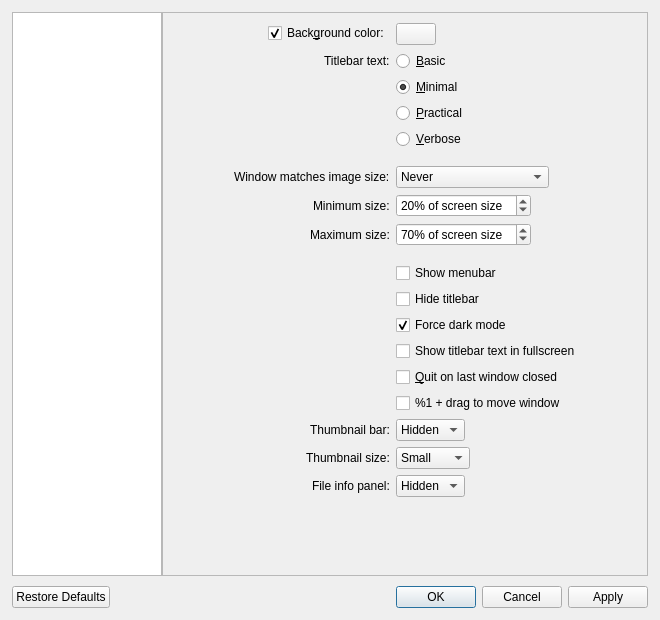
<?xml version="1.0" encoding="UTF-8"?>
<ui version="4.0">
 <class>QVOptionsDialog</class>
 <widget class="QDialog" name="QVOptionsDialog">
  <property name="windowModality">
   <enum>Qt::NonModal</enum>
  </property>
  <property name="geometry">
   <rect>
    <x>0</x>
    <y>0</y>
    <width>660</width>
    <height>620</height>
   </rect>
  </property>
  <property name="minimumSize">
   <size>
    <width>600</width>
    <height>400</height>
   </size>
  </property>
  <property name="windowTitle">
   <string>Settings</string>
  </property>
  <layout class="QVBoxLayout" name="verticalLayout">
   <property name="spacing">
    <number>10</number>
   </property>
   <property name="leftMargin">
    <number>12</number>
   </property>
   <property name="topMargin">
    <number>12</number>
   </property>
   <property name="rightMargin">
    <number>12</number>
   </property>
   <property name="bottomMargin">
    <number>12</number>
   </property>
   <item>
    <layout class="QHBoxLayout" name="horizontalLayout">
     <property name="spacing">
      <number>0</number>
     </property>
     <item>
      <widget class="QListWidget" name="categoryList">
       <property name="maximumSize">
        <size>
         <width>150</width>
         <height>16777215</height>
        </size>
       </property>
       <property name="horizontalScrollBarPolicy">
        <enum>Qt::ScrollBarAlwaysOff</enum>
       </property>
      </widget>
     </item>
     <item>
      <widget class="QStackedWidget" name="stackedWidget">
       <property name="currentIndex">
        <number>0</number>
       </property>
       <widget class="QScrollArea" name="windowScrollArea">
        <property name="widgetResizable">
         <bool>true</bool>
        </property>
        <widget class="QWidget" name="window">
         <property name="geometry">
          <rect>
           <x>0</x>
           <y>0</y>
           <width>482</width>
           <height>360</height>
          </rect>
         </property>
         <property name="sizePolicy">
          <sizepolicy hsizetype="Preferred" vsizetype="Fixed">
           <horstretch>0</horstretch>
           <verstretch>0</verstretch>
          </sizepolicy>
         </property>
         <layout class="QFormLayout" name="windowLayout">
          <property name="fieldGrowthPolicy">
           <enum>QFormLayout::FieldsStayAtSizeHint</enum>
          </property>
          <property name="labelAlignment">
           <set>Qt::AlignRight|Qt::AlignTrailing|Qt::AlignVCenter</set>
          </property>
          <property name="formAlignment">
           <set>Qt::AlignHCenter|Qt::AlignTop</set>
          </property>
          <property name="leftMargin">
           <number>10</number>
          </property>
          <property name="topMargin">
           <number>10</number>
          </property>
          <property name="rightMargin">
           <number>10</number>
          </property>
          <property name="bottomMargin">
           <number>10</number>
          </property>
          <item row="0" column="0">
           <widget class="QCheckBox" name="bgColorCheckbox">
            <property name="text">
             <string>Back&amp;ground color:</string>
            </property>
            <property name="checked">
             <bool>true</bool>
            </property>
           </widget>
          </item>
          <item row="0" column="1">
           <widget class="QPushButton" name="bgColorButton">
            <property name="focusPolicy">
             <enum>Qt::NoFocus</enum>
            </property>
           </widget>
          </item>
          <item row="1" column="0">
           <widget class="QLabel" name="label">
            <property name="toolTip">
             <string>Changes the amount of information displayed in the titlebar</string>
            </property>
            <property name="text">
             <string>Titlebar text:</string>
            </property>
           </widget>
          </item>
          <item row="1" column="1">
           <widget class="QRadioButton" name="titlebarRadioButton0">
            <property name="text">
             <string>&amp;Basic</string>
            </property>
           </widget>
          </item>
          <item row="2" column="1">
           <widget class="QRadioButton" name="titlebarRadioButton1">
            <property name="text">
             <string>&amp;Minimal</string>
            </property>
            <property name="checked">
             <bool>true</bool>
            </property>
           </widget>
          </item>
          <item row="3" column="1">
           <widget class="QRadioButton" name="titlebarRadioButton2">
            <property name="text">
             <string>&amp;Practical</string>
            </property>
           </widget>
          </item>
          <item row="4" column="1">
           <widget class="QRadioButton" name="titlebarRadioButton3">
            <property name="text">
             <string>&amp;Verbose</string>
            </property>
           </widget>
          </item>
          <item row="5" column="1">
           <spacer name="horizontalSpacer_4">
            <property name="orientation">
             <enum>Qt::Horizontal</enum>
            </property>
            <property name="sizeHint" stdset="0">
             <size>
              <width>40</width>
              <height>5</height>
             </size>
            </property>
           </spacer>
          </item>
          <item row="6" column="0">
           <widget class="QLabel" name="label_6">
            <property name="toolTip">
             <string>Control when the window should resize to fit the image's actual size</string>
            </property>
            <property name="text">
             <string>Window matches image size:</string>
            </property>
           </widget>
          </item>
          <item row="6" column="1">
           <widget class="QComboBox" name="windowResizeComboBox">
            <property name="toolTip">
             <string>Control when the window should resize to fit the image's actual size</string>
            </property>
            <property name="currentIndex">
             <number>0</number>
            </property>
            <item>
             <property name="text">
              <string>Never</string>
             </property>
            </item>
            <item>
             <property name="text">
              <string>When launching</string>
             </property>
            </item>
            <item>
             <property name="text">
              <string>When opening images</string>
             </property>
            </item>
           </widget>
          </item>
          <item row="7" column="0">
           <widget class="QLabel" name="minWindowResizeLabel">
            <property name="text">
             <string>Minimum size:</string>
            </property>
           </widget>
          </item>
          <item row="7" column="1">
           <widget class="QSpinBox" name="minWindowResizeSpinBox">
            <property name="toolTip">
             <string>Control the minimum size that the window should reach when matching the image's actual size</string>
            </property>
            <property name="suffix">
             <string>% of screen size</string>
            </property>
            <property name="minimum">
             <number>0</number>
            </property>
            <property name="maximum">
             <number>100</number>
            </property>
            <property name="singleStep">
             <number>5</number>
            </property>
            <property name="value">
             <number>20</number>
            </property>
           </widget>
          </item>
          <item row="8" column="0">
           <widget class="QLabel" name="maxWindowResizeLabel">
            <property name="toolTip">
             <string>Control the maximum size that the window should reach when matching the image's actual size</string>
            </property>
            <property name="text">
             <string>Maximum size:</string>
            </property>
           </widget>
          </item>
          <item row="8" column="1">
           <widget class="QSpinBox" name="maxWindowResizeSpinBox">
            <property name="toolTip">
             <string>Control the maximum size that the window should reach when matching the image's actual size</string>
            </property>
            <property name="suffix">
             <string>% of screen size</string>
            </property>
            <property name="minimum">
             <number>0</number>
            </property>
            <property name="maximum">
             <number>100</number>
            </property>
            <property name="singleStep">
             <number>5</number>
            </property>
            <property name="value">
             <number>70</number>
            </property>
           </widget>
          </item>
          <item row="9" column="1">
           <spacer name="horizontalSpacer_3">
            <property name="orientation">
             <enum>Qt::Horizontal</enum>
            </property>
            <property name="sizeHint" stdset="0">
             <size>
              <width>40</width>
              <height>5</height>
             </size>
            </property>
           </spacer>
          </item>
          <item row="10" column="1">
           <widget class="QCheckBox" name="menubarCheckbox">
            <property name="text">
             <string>Show menubar</string>
            </property>
           </widget>
          </item>
          <item row="11" column="1">
           <widget class="QCheckBox" name="hideTitlebarCheckbox">
            <property name="toolTip">
             <string extracomment="Hide the titlebar and only show the window controls"/>
            </property>
            <property name="text">
             <string>Hide titlebar</string>
            </property>
           </widget>
          </item>
          <item row="12" column="1">
           <widget class="QCheckBox" name="forceDarkModeCheckbox">
            <property name="toolTip">
             <string>Choose whether or not the titlebar should always be dark regardless of your chosen macOS appearance</string>
            </property>
            <property name="text">
             <string>Force dark mode</string>
            </property>
            <property name="checked">
             <bool>true</bool>
            </property>
           </widget>
          </item>
          <item row="13" column="1">
           <widget class="QCheckBox" name="detailsInFullscreen">
            <property name="toolTip">
             <string>Choose whether or not to display the titlebar text while in fullscreen</string>
            </property>
            <property name="text">
             <string>Show titlebar text in fullscreen</string>
            </property>
           </widget>
          </item>
          <item row="14" column="1">
           <widget class="QCheckBox" name="quitOnLastWindowCheckbox">
            <property name="text">
             <string>&amp;Quit on last window closed</string>
            </property>
           </widget>
          </item>
          <item row="15" column="1">
           <widget class="QCheckBox" name="ctrlDragCheckbox">
            <property name="toolTip">
             <string>Enable %1 + drag to move the window</string>
            </property>
            <property name="text">
             <string>%1 + drag to move window</string>
            </property>
            <property name="checked">
             <bool>false</bool>
            </property>
           </widget>
          </item>
          <item row="16" column="0">
           <widget class="QLabel" name="thumbnailBarLabel">
            <property name="toolTip">
             <string>Choose the position of the thumbnail bar, or hide it entirely</string>
            </property>
            <property name="text">
             <string>Thumbnail bar:</string>
            </property>
           </widget>
          </item>
          <item row="16" column="1">
           <widget class="QComboBox" name="thumbnailBarComboBox">
            <property name="toolTip">
             <string>Choose the position of the thumbnail bar, or hide it entirely</string>
            </property>
            <item>
             <property name="text">
              <string>Hidden</string>
             </property>
            </item>
            <item>
             <property name="text">
              <string>Bottom</string>
             </property>
            </item>
            <item>
             <property name="text">
              <string>Left</string>
             </property>
            </item>
           </widget>
          </item>
          <item row="17" column="0">
           <widget class="QLabel" name="thumbnailBarSizeLabel">
            <property name="toolTip">
             <string>Choose the size of thumbnails in the thumbnail bar</string>
            </property>
            <property name="text">
             <string>Thumbnail size:</string>
            </property>
           </widget>
          </item>
          <item row="17" column="1">
           <widget class="QComboBox" name="thumbnailBarSizeComboBox">
            <property name="toolTip">
             <string>Choose the size of thumbnails in the thumbnail bar</string>
            </property>
            <item>
             <property name="text">
              <string>Small</string>
             </property>
            </item>
            <item>
             <property name="text">
              <string>Medium</string>
             </property>
            </item>
            <item>
             <property name="text">
              <string>Large</string>
             </property>
            </item>
           </widget>
          </item>
          <item row="18" column="0">
           <widget class="QLabel" name="fileInfoPanelLabel">
            <property name="toolTip">
             <string>Choose whether file info stays beside the image, or hide it entirely</string>
            </property>
            <property name="text">
             <string>File info panel:</string>
            </property>
           </widget>
          </item>
          <item row="18" column="1">
           <widget class="QComboBox" name="fileInfoPanelComboBox">
            <property name="toolTip">
             <string>Choose whether file info stays beside the image, or hide it entirely</string>
            </property>
            <item>
             <property name="text">
              <string>Hidden</string>
             </property>
            </item>
            <item>
             <property name="text">
              <string>Right</string>
             </property>
            </item>
            <item>
             <property name="text">
              <string>Bottom</string>
             </property>
            </item>
           </widget>
          </item>
         </layout>
        </widget>
       </widget>
       <widget class="QScrollArea" name="imageScrollArea">
        <property name="widgetResizable">
         <bool>true</bool>
        </property>
        <widget class="QWidget" name="image">
         <property name="geometry">
          <rect>
           <x>0</x>
           <y>0</y>
           <width>482</width>
           <height>297</height>
          </rect>
         </property>
         <property name="sizePolicy">
          <sizepolicy hsizetype="Preferred" vsizetype="Fixed">
           <horstretch>0</horstretch>
           <verstretch>0</verstretch>
          </sizepolicy>
         </property>
         <layout class="QFormLayout" name="imageLayout">
          <property name="fieldGrowthPolicy">
           <enum>QFormLayout::FieldsStayAtSizeHint</enum>
          </property>
          <property name="labelAlignment">
           <set>Qt::AlignRight|Qt::AlignTrailing|Qt::AlignVCenter</set>
          </property>
          <property name="formAlignment">
           <set>Qt::AlignHCenter|Qt::AlignTop</set>
          </property>
          <property name="leftMargin">
           <number>10</number>
          </property>
          <property name="topMargin">
           <number>10</number>
          </property>
          <property name="rightMargin">
           <number>10</number>
          </property>
          <property name="bottomMargin">
           <number>10</number>
          </property>
          <item row="0" column="0">
           <widget class="QLabel" name="label_2">
            <property name="text">
             <string>Scaling:</string>
            </property>
           </widget>
          </item>
          <item row="0" column="1">
           <widget class="QCheckBox" name="filteringCheckbox">
            <property name="toolTip">
             <string>Turn this off to see individual pixels</string>
            </property>
            <property name="text">
             <string>&amp;Bilinear filtering</string>
            </property>
            <property name="checked">
             <bool>true</bool>
            </property>
           </widget>
          </item>
          <item row="1" column="1">
           <widget class="QCheckBox" name="scalingCheckbox">
            <property name="toolTip">
             <string>Images appear aliased (having jagged edges) without this, but it is faster</string>
            </property>
            <property name="text">
             <string>&amp;Image scaling</string>
            </property>
            <property name="checked">
             <bool>true</bool>
            </property>
           </widget>
          </item>
          <item row="2" column="1">
           <widget class="QCheckBox" name="scalingTwoCheckbox">
            <property name="toolTip">
             <string>Choose whether or not the image continues to be scaled when zooming above the window size (can be laggier with large images)</string>
            </property>
            <property name="text">
             <string>&amp;Scaling above window size</string>
            </property>
            <property name="checked">
             <bool>true</bool>
            </property>
           </widget>
          </item>
          <item row="3" column="1">
           <spacer name="horizontalSpacer_2">
            <property name="orientation">
             <enum>Qt::Horizontal</enum>
            </property>
            <property name="sizeHint" stdset="0">
             <size>
              <width>40</width>
              <height>5</height>
             </size>
            </property>
           </spacer>
          </item>
          <item row="4" column="0">
           <widget class="QLabel" name="label_3">
            <property name="toolTip">
             <string>The amount to zoom every scroll wheel click</string>
            </property>
            <property name="text">
             <string>Zoom amount:</string>
            </property>
           </widget>
          </item>
          <item row="4" column="1">
           <widget class="QSpinBox" name="scaleFactorSpinBox">
            <property name="toolTip">
             <string>The amount to zoom every scroll wheel click</string>
            </property>
            <property name="suffix">
             <string notr="true">%</string>
            </property>
            <property name="minimum">
             <number>1</number>
            </property>
            <property name="maximum">
             <number>200</number>
            </property>
            <property name="singleStep">
             <number>5</number>
            </property>
            <property name="value">
             <number>25</number>
            </property>
           </widget>
          </item>
          <item row="5" column="0">
           <widget class="QLabel" name="label_9">
            <property name="toolTip">
             <string>When enabled, the scrolling action zooms the image</string>
            </property>
            <property name="text">
             <string>Scrolling behavior:</string>
            </property>
           </widget>
          </item>
          <item row="5" column="1">
           <widget class="QComboBox" name="scrollZoomsComboBox">
            <property name="currentText">
             <string>Auto</string>
            </property>
            <property name="currentIndex">
             <number>1</number>
            </property>
            <item>
             <property name="text">
              <string>Zoom</string>
             </property>
            </item>
            <item>
             <property name="text">
              <string>Auto</string>
             </property>
            </item>
            <item>
             <property name="text">
              <string>Scroll</string>
             </property>
            </item>
           </widget>
          </item>
          <item row="6" column="1">
           <widget class="QCheckBox" name="cursorZoomCheckbox">
            <property name="toolTip">
             <string>Choose whether or not zooming in and out above 100% zoom will zoom towards the cursor</string>
            </property>
            <property name="text">
             <string>Zoom &amp;towards cursor</string>
            </property>
            <property name="checked">
             <bool>true</bool>
            </property>
           </widget>
          </item>
          <item row="7" column="1">
           <widget class="QCheckBox" name="fractionalZoomCheckbox">
            <property name="toolTip">
             <string>Use hardware fractional scroll wheel steps when zooming, or always zoom with distinct steps</string>
            </property>
            <property name="text">
             <string>Fractional zooming</string>
            </property>
           </widget>
          </item>
          <item row="8" column="1">
           <spacer name="horizontalSpacer">
            <property name="orientation">
             <enum>Qt::Horizontal</enum>
            </property>
            <property name="sizeHint" stdset="0">
             <size>
              <width>40</width>
              <height>5</height>
             </size>
            </property>
           </spacer>
          </item>
          <item row="9" column="0">
           <widget class="QLabel" name="cropModeLabel">
            <property name="toolTip">
             <string>Ignores select sides of an image when fitting to window (some sides will extend beyond the window boundaries)</string>
            </property>
            <property name="text">
             <string>On window resize:</string>
            </property>
           </widget>
          </item>
          <item row="9" column="1">
           <widget class="QComboBox" name="cropModeComboBox">
            <property name="sizePolicy">
             <sizepolicy hsizetype="Preferred" vsizetype="Preferred">
              <horstretch>0</horstretch>
              <verstretch>0</verstretch>
             </sizepolicy>
            </property>
            <property name="toolTip">
             <string>Ignores select sides of an image when fitting to window (some sides will extend beyond the window boundaries)</string>
            </property>
            <item>
             <property name="text">
              <string>Fit whole image</string>
             </property>
            </item>
            <item>
             <property name="text">
              <string>Fit height</string>
             </property>
            </item>
            <item>
             <property name="text">
              <string>Fit width</string>
             </property>
            </item>
           </widget>
          </item>
          <item row="10" column="1">
           <widget class="QCheckBox" name="pastActualSizeCheckbox">
            <property name="toolTip">
             <string>Stop the image from going past its actual size when resizing the window - you can still zoom past it though</string>
            </property>
            <property name="text">
             <string>Image resizes &amp;past actual size</string>
            </property>
            <property name="checked">
             <bool>true</bool>
            </property>
           </widget>
          </item>
          <item row="11" column="1">
           <spacer name="horizontalSpacer_9">
            <property name="orientation">
             <enum>Qt::Horizontal</enum>
            </property>
            <property name="sizeHint" stdset="0">
             <size>
              <width>40</width>
              <height>5</height>
             </size>
            </property>
           </spacer>
          </item>
          <item row="12" column="0">
           <widget class="QLabel" name="colorSpaceConversionLabel">
            <property name="text">
             <string>Color space conversion:</string>
            </property>
           </widget>
          </item>
          <item row="12" column="1">
           <widget class="QComboBox" name="colorSpaceConversionComboBox">
            <property name="sizePolicy">
             <sizepolicy hsizetype="Preferred" vsizetype="Preferred">
              <horstretch>0</horstretch>
              <verstretch>0</verstretch>
             </sizepolicy>
            </property>
            <item>
             <property name="text">
              <string>Disabled</string>
             </property>
            </item>
            <item>
             <property name="text">
              <string>Auto-detect</string>
             </property>
            </item>
            <item>
             <property name="text">
              <string>sRGB</string>
             </property>
            </item>
            <item>
             <property name="text">
              <string>Display P3</string>
             </property>
            </item>
           </widget>
          </item>
         </layout>
        </widget>
       </widget>
       <widget class="QScrollArea" name="miscScrollArea">
        <property name="widgetResizable">
         <bool>true</bool>
        </property>
        <widget class="QWidget" name="misc">
         <property name="geometry">
          <rect>
           <x>0</x>
           <y>0</y>
           <width>482</width>
           <height>467</height>
          </rect>
         </property>
         <property name="sizePolicy">
          <sizepolicy hsizetype="Preferred" vsizetype="Fixed">
           <horstretch>0</horstretch>
           <verstretch>0</verstretch>
          </sizepolicy>
         </property>
         <layout class="QFormLayout" name="miscLayout">
          <property name="fieldGrowthPolicy">
           <enum>QFormLayout::FieldsStayAtSizeHint</enum>
          </property>
          <property name="labelAlignment">
           <set>Qt::AlignRight|Qt::AlignTrailing|Qt::AlignVCenter</set>
          </property>
          <property name="formAlignment">
           <set>Qt::AlignHCenter|Qt::AlignTop</set>
          </property>
          <property name="leftMargin">
           <number>10</number>
          </property>
          <property name="topMargin">
           <number>10</number>
          </property>
          <property name="rightMargin">
           <number>10</number>
          </property>
          <property name="bottomMargin">
           <number>10</number>
          </property>
          <item row="0" column="0">
           <widget class="QLabel" name="langComboLabel">
            <property name="text">
             <string>Language:</string>
            </property>
           </widget>
          </item>
          <item row="0" column="1">
           <widget class="QComboBox" name="langComboBox"/>
          </item>
          <item row="1" column="0">
           <widget class="QLabel" name="label_8">
            <property name="text">
             <string>Sort files by:</string>
            </property>
           </widget>
          </item>
          <item row="1" column="1">
           <widget class="QComboBox" name="sortComboBox">
            <item>
             <property name="text">
              <string>Name</string>
             </property>
            </item>
            <item>
             <property name="text">
              <string>Date Modified</string>
             </property>
            </item>
            <item>
             <property name="text">
              <string>Date Created</string>
             </property>
            </item>
            <item>
             <property name="text">
              <string>Size</string>
             </property>
            </item>
            <item>
             <property name="text">
              <string>Type</string>
             </property>
            </item>
            <item>
             <property name="text">
              <string>Random</string>
             </property>
            </item>
           </widget>
          </item>
          <item row="2" column="1">
           <widget class="QRadioButton" name="descendingRadioButton0">
            <property name="text">
             <string>A&amp;scending</string>
            </property>
            <property name="checked">
             <bool>true</bool>
            </property>
           </widget>
          </item>
          <item row="3" column="1">
           <widget class="QRadioButton" name="descendingRadioButton1">
            <property name="text">
             <string>D&amp;escending</string>
            </property>
           </widget>
          </item>
          <item row="4" column="1">
           <spacer name="horizontalSpacer_6">
            <property name="orientation">
             <enum>Qt::Horizontal</enum>
            </property>
            <property name="sizeHint" stdset="0">
             <size>
              <width>40</width>
              <height>5</height>
             </size>
            </property>
           </spacer>
          </item>
          <item row="5" column="0">
           <widget class="QLabel" name="label_7">
            <property name="toolTip">
             <string>Controls the amount of images preloaded</string>
            </property>
            <property name="text">
             <string>Preloading:</string>
            </property>
           </widget>
          </item>
          <item row="5" column="1">
           <widget class="QComboBox" name="preloadingComboBox">
            <property name="toolTip">
             <string>Controls the amount of images preloaded</string>
            </property>
            <property name="currentIndex">
             <number>0</number>
            </property>
            <item>
             <property name="text">
              <string>Disabled</string>
             </property>
            </item>
            <item>
             <property name="text">
              <string>Adjacent</string>
             </property>
            </item>
            <item>
             <property name="text">
              <string>Extended</string>
             </property>
            </item>
           </widget>
          </item>
          <item row="6" column="1">
           <widget class="QCheckBox" name="loopFoldersCheckbox">
            <property name="toolTip">
             <string>Controls whether or not qView should go back to the first item after reaching the end of a folder</string>
            </property>
            <property name="text">
             <string>&amp;Loop through folders</string>
            </property>
            <property name="checked">
             <bool>true</bool>
            </property>
           </widget>
          </item>
          <item row="7" column="1">
           <spacer name="horizontalSpacer_5">
            <property name="orientation">
             <enum>Qt::Horizontal</enum>
            </property>
            <property name="sizeHint" stdset="0">
             <size>
              <width>40</width>
              <height>5</height>
             </size>
            </property>
           </spacer>
          </item>
          <item row="8" column="0">
           <widget class="QLabel" name="label_4">
            <property name="text">
             <string>Slideshow direction:</string>
            </property>
           </widget>
          </item>
          <item row="8" column="1">
           <widget class="QComboBox" name="slideshowDirectionComboBox">
            <item>
             <property name="text">
              <string>Forward</string>
             </property>
            </item>
            <item>
             <property name="text">
              <string>Backward</string>
             </property>
            </item>
           </widget>
          </item>
          <item row="9" column="0">
           <widget class="QLabel" name="label_5">
            <property name="text">
             <string>Slideshow timer:</string>
            </property>
           </widget>
          </item>
          <item row="9" column="1">
           <widget class="QDoubleSpinBox" name="slideshowTimerSpinBox">
            <property name="suffix">
             <string> sec</string>
            </property>
            <property name="decimals">
             <number>1</number>
            </property>
            <property name="minimum">
             <double>0.100000000000000</double>
            </property>
            <property name="maximum">
             <double>999.899999999999977</double>
            </property>
            <property name="singleStep">
             <double>0.100000000000000</double>
            </property>
           </widget>
          </item>
          <item row="10" column="1">
           <spacer name="horizontalSpacer_7">
            <property name="orientation">
             <enum>Qt::Horizontal</enum>
            </property>
            <property name="sizeHint" stdset="0">
             <size>
              <width>40</width>
              <height>5</height>
             </size>
            </property>
           </spacer>
          </item>
          <item row="11" column="0">
           <widget class="QLabel" name="label_10">
            <property name="text">
             <string>After deletion:</string>
            </property>
           </widget>
          </item>
          <item row="11" column="1">
           <widget class="QComboBox" name="afterDeletionComboBox">
            <property name="currentIndex">
             <number>1</number>
            </property>
            <item>
             <property name="text">
              <string>Move Back</string>
             </property>
            </item>
            <item>
             <property name="text">
              <string>Do Nothing</string>
             </property>
            </item>
            <item>
             <property name="text">
              <string>Move Forward</string>
             </property>
            </item>
           </widget>
          </item>
          <item row="12" column="1">
           <widget class="QCheckBox" name="askDeleteCheckbox">
            <property name="text">
             <string>&amp;Ask before deleting files</string>
            </property>
           </widget>
          </item>
          <item row="13" column="1">
           <spacer name="horizontalSpacer_8">
            <property name="orientation">
             <enum>Qt::Horizontal</enum>
            </property>
            <property name="sizeHint" stdset="0">
             <size>
              <width>40</width>
              <height>5</height>
             </size>
            </property>
           </spacer>
          </item>
          <item row="14" column="1">
           <widget class="QCheckBox" name="mimeContentDetectionCheckbox">
            <property name="toolTip">
             <string>Detect supported files in folder even if extension isn't recognized (may be slow with larger/network folders)</string>
            </property>
            <property name="text">
             <string>Allow &amp;MIME content detection</string>
            </property>
           </widget>
          </item>
          <item row="15" column="1">
           <widget class="QCheckBox" name="saveRecentsCheckbox">
            <property name="text">
             <string>Save &amp;recent files</string>
            </property>
           </widget>
          </item>
          <item row="16" column="1">
           <widget class="QCheckBox" name="updateCheckbox">
            <property name="text">
             <string extracomment="The notifications are for new qView releases">&amp;Update notifications on startup</string>
            </property>
           </widget>
          </item>
          <item row="17" column="1">
           <widget class="QCheckBox" name="skipHiddenCheckbox">
            <property name="toolTip">
             <string>Skip hidden files when browsing to the next/previous file</string>
            </property>
            <property name="text">
             <string extracomment="Don't view files with 'hidden' attribute">Skip hidden files</string>
            </property>
           </widget>
          </item>
         </layout>
        </widget>
       </widget>
       <widget class="QWidget" name="shortcuts">
        <layout class="QVBoxLayout" name="verticalLayout_2">
         <property name="leftMargin">
          <number>10</number>
         </property>
         <property name="topMargin">
          <number>0</number>
         </property>
         <property name="rightMargin">
          <number>0</number>
         </property>
         <property name="bottomMargin">
          <number>0</number>
         </property>
         <item>
          <widget class="QTableWidget" name="shortcutsTable">
           <property name="editTriggers">
            <set>QAbstractItemView::NoEditTriggers</set>
           </property>
           <property name="alternatingRowColors">
            <bool>true</bool>
           </property>
           <property name="selectionMode">
            <enum>QAbstractItemView::SingleSelection</enum>
           </property>
           <property name="selectionBehavior">
            <enum>QAbstractItemView::SelectRows</enum>
           </property>
           <property name="showGrid">
            <bool>false</bool>
           </property>
           <property name="rowCount">
            <number>0</number>
           </property>
           <property name="columnCount">
            <number>2</number>
           </property>
           <attribute name="horizontalHeaderCascadingSectionResizes">
            <bool>true</bool>
           </attribute>
           <attribute name="horizontalHeaderDefaultSectionSize">
            <number>150</number>
           </attribute>
           <attribute name="horizontalHeaderHighlightSections">
            <bool>false</bool>
           </attribute>
           <attribute name="horizontalHeaderStretchLastSection">
            <bool>true</bool>
           </attribute>
           <attribute name="verticalHeaderVisible">
            <bool>false</bool>
           </attribute>
           <column>
            <property name="text">
             <string>Action</string>
            </property>
           </column>
           <column>
            <property name="text">
             <string>Shortcuts</string>
            </property>
           </column>
          </widget>
         </item>
        </layout>
       </widget>
      </widget>
     </item>
    </layout>
   </item>
   <item>
    <widget class="QDialogButtonBox" name="buttonBox">
     <property name="focusPolicy">
      <enum>Qt::NoFocus</enum>
     </property>
     <property name="orientation">
      <enum>Qt::Horizontal</enum>
     </property>
     <property name="standardButtons">
      <set>QDialogButtonBox::Apply|QDialogButtonBox::Cancel|QDialogButtonBox::Ok|QDialogButtonBox::RestoreDefaults</set>
     </property>
    </widget>
   </item>
  </layout>
 </widget>
 <resources/>
 <connections>
  <connection>
   <sender>buttonBox</sender>
   <signal>rejected()</signal>
   <receiver>QVOptionsDialog</receiver>
   <slot>reject()</slot>
   <hints>
    <hint type="sourcelabel">
     <x>325</x>
     <y>332</y>
    </hint>
    <hint type="destinationlabel">
     <x>286</x>
     <y>274</y>
    </hint>
   </hints>
  </connection>
  <connection>
   <sender>buttonBox</sender>
   <signal>accepted()</signal>
   <receiver>QVOptionsDialog</receiver>
   <slot>accept()</slot>
   <hints>
    <hint type="sourcelabel">
     <x>257</x>
     <y>332</y>
    </hint>
    <hint type="destinationlabel">
     <x>157</x>
     <y>274</y>
    </hint>
   </hints>
  </connection>
 </connections>
</ui>
